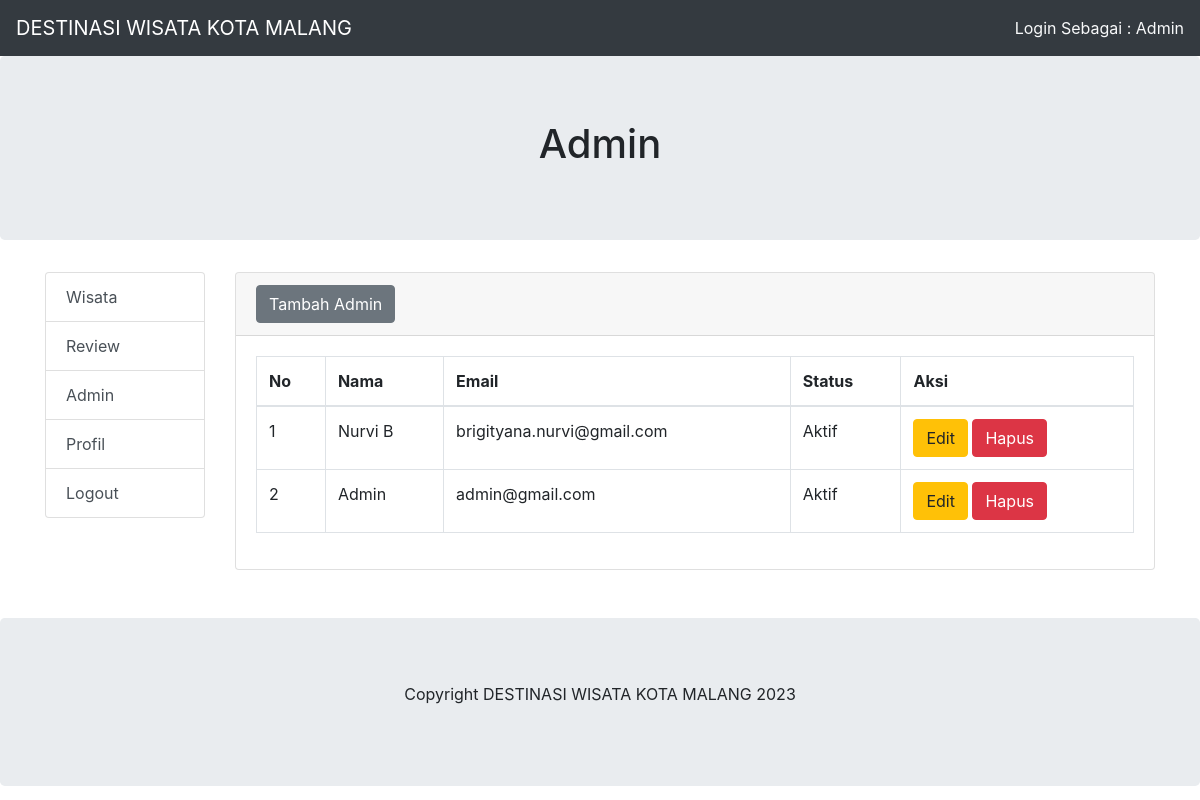
The app's page /admin/index.php?halaman=admin (signed in) with its own data.
### tables this page shows
CREATE TABLE `profil` (
  `nama_website` varchar(50) NOT NULL
);

CREATE TABLE `pengguna` (
  `id_pengguna` int(11) NOT NULL,
  `kode_pengguna` char(9) NOT NULL,
  `nama_pengguna` varchar(50) NOT NULL,
  `email` varchar(35) NOT NULL,
  `no_telp` char(14) NOT NULL,
  `username` varchar(50) NOT NULL,
  `password` varchar(100) NOT NULL,
  `status` int(11) NOT NULL
);

### admin/admin/index.php (the view, shortened to what this page needs)
<div class="card mb-4">
    <div class="card-header">
        <button type="button" id="btn-tambah-admin" class="btn btn-secondary"><span class="text"> Tambah Admin</span></button>
    </div>
    <div class="card-body">
        <div class="table-responsive">
            <table class="table table-bordered" id="dataTable" width="100%" cellspacing="0">
                <thead>
                    <tr>
                        <th>No</th>
                        <th>Nama</th>
                        <th>Email</th>
                        <th>Status</th>
                        <th>Aksi</th>
                    </tr>
                </thead>
                <tbody>
                    <?php
                    include '../config/database.php';
                    $sql = "select * from pengguna order by id_pengguna desc";
                    $hasil = mysqli_query($kon, $sql);
                    $no = 0;
                    while ($data = mysqli_fetch_array($hasil)):
                        $no++;
                        ?>
                        <tr>
                            <td>
                                <?php echo $no; ?>
                            </td>
                            <td>
                                <?php echo $data['nama_pengguna']; ?>
                            </td>
                            <td>
                                <?php echo $data['email']; ?>
                            </td>
                            <td>
                                <?php echo $data['status'] == 1 ? 'Aktif' : 'Tidak Aktif'; ?>
                            </td>
                            <td>
                                <button class="btn-edit btn btn-warning btn-circle"
                                    id_pengguna="<?php echo $data['id_pengguna']; ?>"
                                    kode_pengguna="<?php echo $data['kode_pengguna']; ?>">Edit</button>
                                <button class="btn-hapus btn btn-danger btn-circle"
                                    id_pengguna="<?php echo $data['id_pengguna']; ?>"
                                    kode_pengguna="<?php echo $data['kode_pengguna']; ?>">Hapus</button>
                            </td>
                        </tr>
                    <?php endwhile; ?>
                </tbody>
            </table>
        </div>
    </div>
</div>

### admin/index.php (shortened to what this page needs)
<!DOCTYPE html>
<html lang="en">
<head>
    <link href="https://cdn.jsdelivr.net/npm/bootstrap@5.3.0-alpha3/dist/css/bootstrap.min.css" rel="stylesheet">
    <link rel="stylesheet" href="../bootstrap/css/bootstrap.min.css">
</head>
<body>
    <nav class="navbar navbar-expand-md bg-dark navbar-dark">
        <?php
        include '../config/database.php';
        $ambil_kategori = mysqli_query($kon, "select * from profil limit 1");
        $row = mysqli_fetch_assoc($ambil_kategori);
        $nama_website = $row['nama_website'];
        $copy_right = $row['nama_website'];
        ?>
        <a class="navbar-brand" href="../index.php">
            <?php echo $nama_website; ?>
        </a>
        <div class="collapse navbar-collapse" id="collapsibleNavbar">
            <ul class="navbar-nav  ml-auto">
                <li class="text-light">Login Sebagai :
                    <?php echo $_SESSION["nama_pengguna"]; ?>
                </li>
            </ul>
        </div>
    </nav>
    <div class="jumbotron text-center">
        <?php
        if (isset($_GET['halaman']) && !isset($_GET['kategori'])) {
            $halaman = $_GET['halaman'];
            echo "<h1>" . ucwords($halaman) . "</h1>";
        }
        ?>
    </div>
    <div class="container">
        <div class="row">
            <div class="col-sm-2">
                <div class="list-group">
                    <a href="index.php?halaman=kategori" class="list-group-item list-group-item-action">Wisata</a>
                    <a href="index.php?halaman=review" class="list-group-item list-group-item-action">Review</a>
                    <a href="index.php?halaman=admin" class="list-group-item list-group-item-action">Admin</a>
                    <a href="index.php?halaman=profil" class="list-group-item list-group-item-action">Profil</a>
                    <a href="logout.php" class="list-group-item list-group-item-action">Logout</a>
                </div>
            </div>
            <div class="col-sm-10">
                <?php
                if (isset($_GET['halaman'])) {
                    $halaman = $_GET['halaman'];
                    switch ($halaman) {
                        case 'admin':
                            include "admin/index.php";
                            break;
                    }
                } else {
                    include "dashboard.php";
                }
                ?>
            </div>
        </div>
        <br>
    </div>
    <div class="jumbotron text-center" style="margin-bottom:0">
        <p>Copyright
            <?php echo $copy_right; ?> 2023
        </p>
    </div>
</body>
</html>

### records on screen
profil: nama_website "DESTINASI WISATA KOTA MALANG"
pengguna: nama_pengguna "Nurvi B", email "brigityana.nurvi@gmail.com", status "Aktif"
pengguna: nama_pengguna "Admin", email "admin@gmail.com", status "Aktif"

### other values on screen
$_SESSION["nama_pengguna"] "Admin"
$halaman "Admin"
